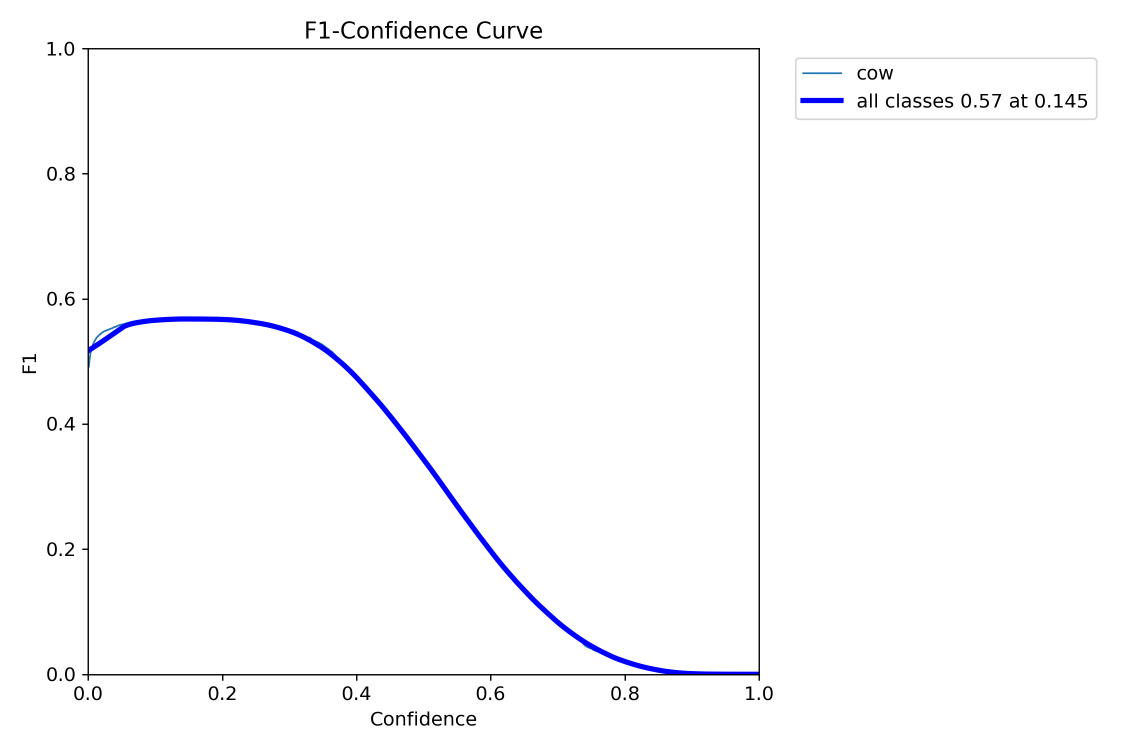
#> input picture runs/detect/train/BoxF1_curve.png, 2250 x 1500 px (shown at 1/2 size); its folder holds 4 pictures in this run
$ python image_resize.py
#> lines starting #> are read from the running program, lines starting #| are printed output that depends on the picture
import cv2
from pathlib import Path

def resize_image(input_path: str, output_path: str, width: int, height: int):
#> called with width = 640, height = 640
    input_path = Path(input_path)
    output_path = Path(output_path)

    # Lê a imagem
    image = cv2.imread(str(input_path))
#> image is the input picture: shape (1500, 2250, 3); mean B, G, R 252.6, 251.3, 251.3

    if image is None:
        raise ValueError("Imagem não encontrada ou inválida.")

    # Redimensiona
    resized = cv2.resize(image, (width, height), interpolation=cv2.INTER_AREA)
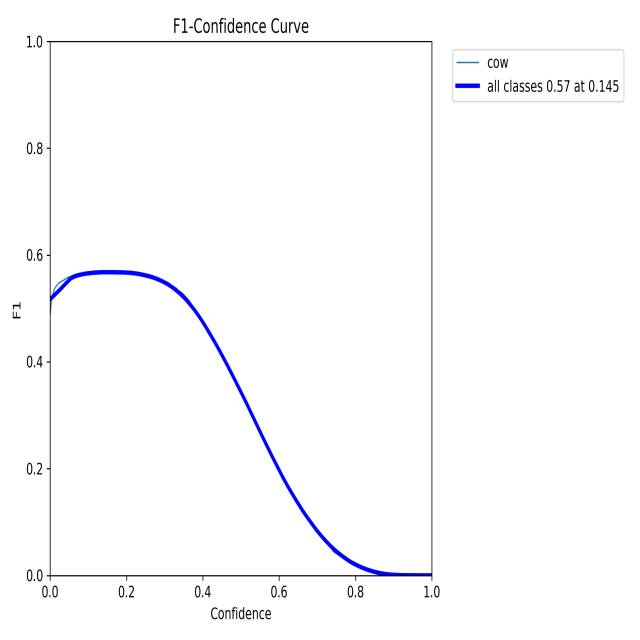
#> resized: shape (640, 640, 3); mean B, G, R 252.6, 251.3, 251.3

    # Cria pasta se não existir
    output_path.parent.mkdir(parents=True, exist_ok=True)

    # Salva imagem
    cv2.imwrite(str(output_path), resized)

    print(f"Imagem salva em: {output_path}")
    print(f"Nova resolução: {width}x{height}")


# Exemplo de uso

image_folder = Path(r"datasets\vaca\images\train")
output_image_folder = Path(r"datasets\vaca_pequena")

for img in image_folder.rglob("*"):
    if img.suffix.lower() in {".jpg", ".jpeg", ".png", ".webp"}:
        output_path = Path.joinpath(output_image_folder, img.name)
        resize_image(
            input_path=img,
            output_path=output_path,
            width=640,
            height=640
        )
#> pass 2 of the loop `for img in image_folder.rglob("*"):`:
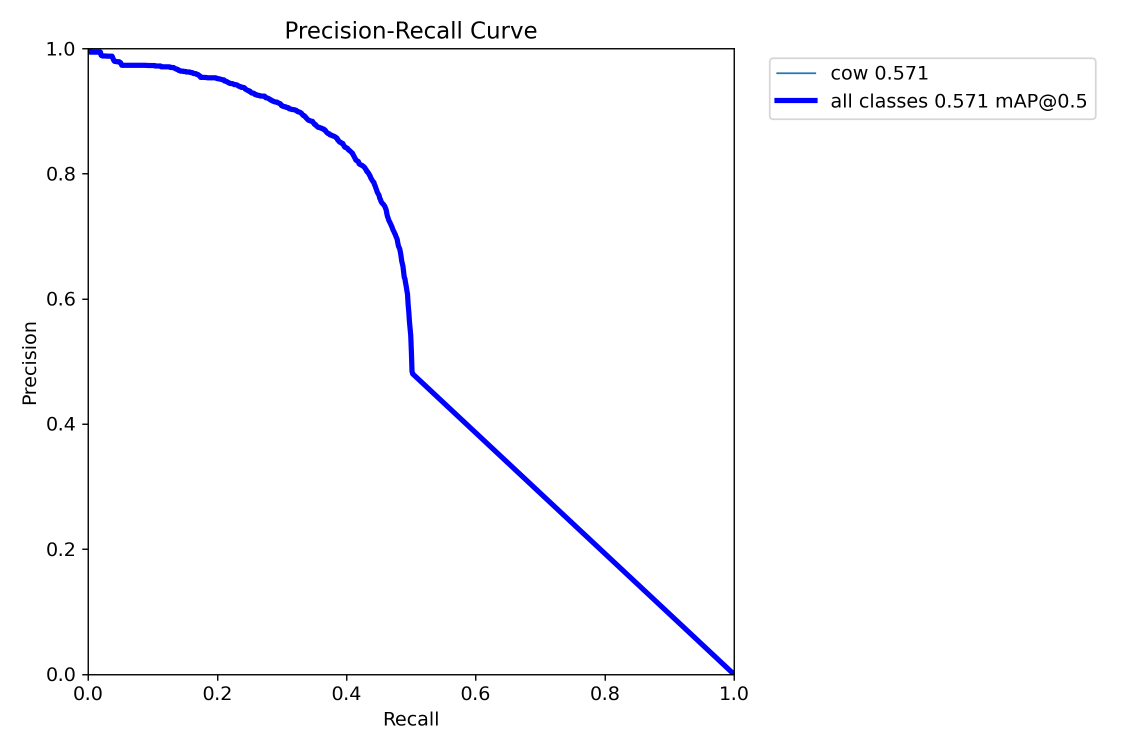
#> input picture runs/detect/train/BoxPR_curve.png, 2250 x 1500 px (shown at 1/2 size)
#> in resize_image, image is the input picture: shape (1500, 2250, 3); mean B, G, R 252.5, 250.9, 250.9
#> in resize_image (call 2), `resized = cv2.resize(image, (width, height), interpolation=cv2.INTER_A..`:
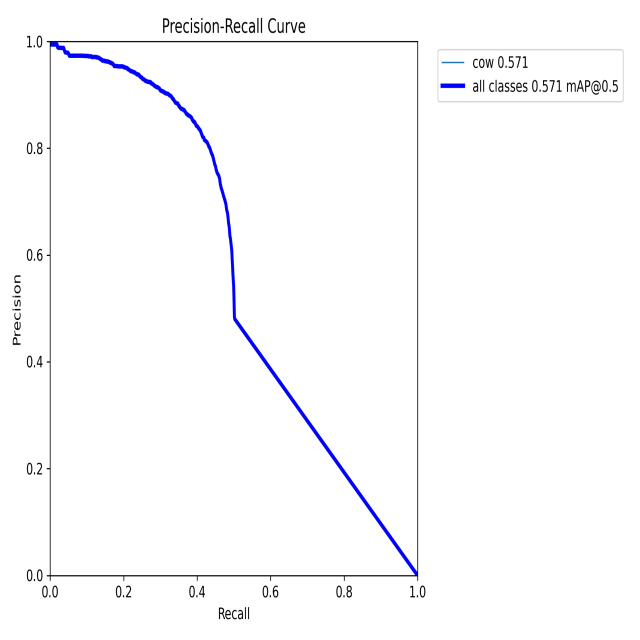
#> resized: shape (640, 640, 3); mean B, G, R 252.5, 250.9, 250.9
#> pass 3 of the loop `for img in image_folder.rglob("*"):`:
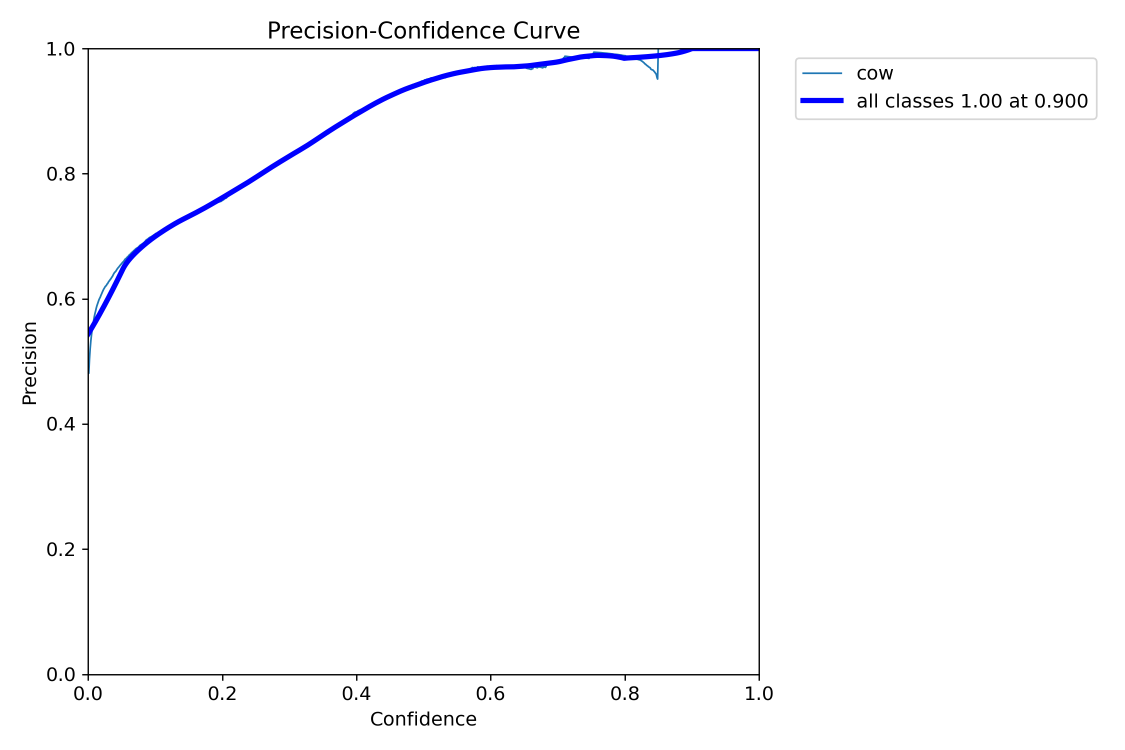
#> input picture runs/detect/train/BoxP_curve.png, 2250 x 1500 px (shown at 1/2 size)
#> in resize_image, image is the input picture: shape (1500, 2250, 3); mean B, G, R 252.4, 251.2, 251.1
#> in resize_image (call 3), `resized = cv2.resize(image, (width, height), interpolation=cv2.INTER_A..`:
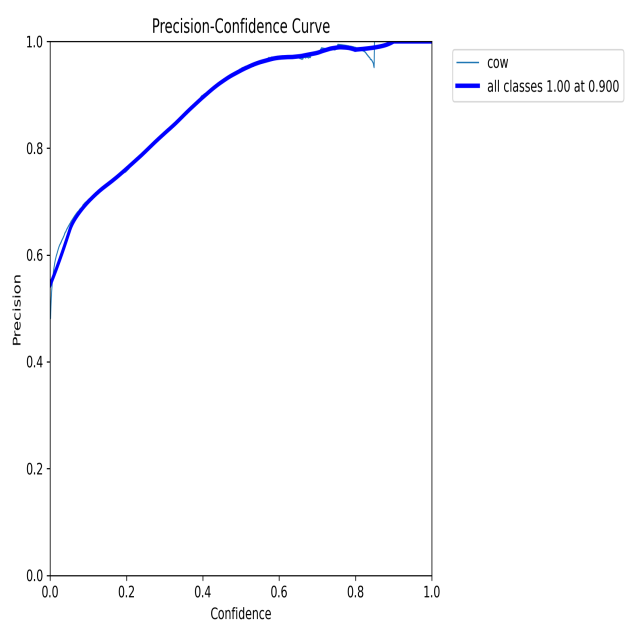
#> resized: shape (640, 640, 3); mean B, G, R 252.4, 251.2, 251.1
#> the loop made 4 passes; the first 3 are shown
